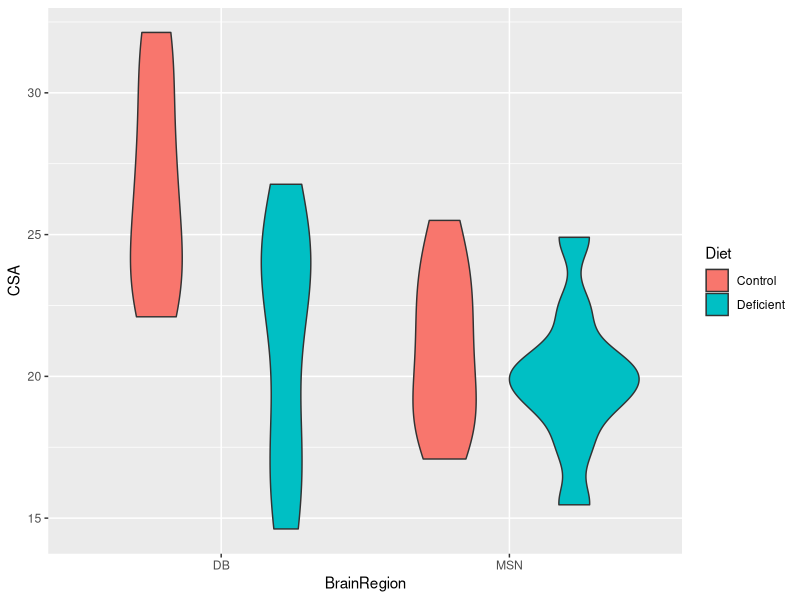
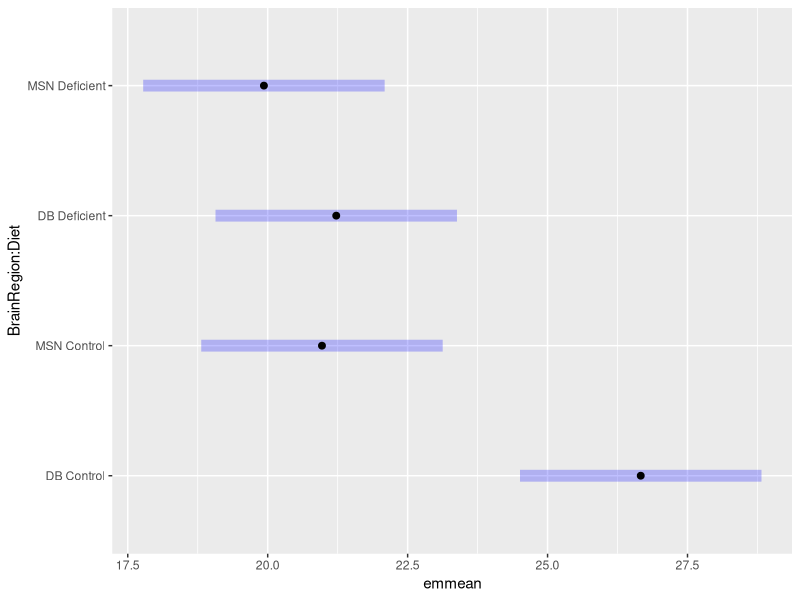
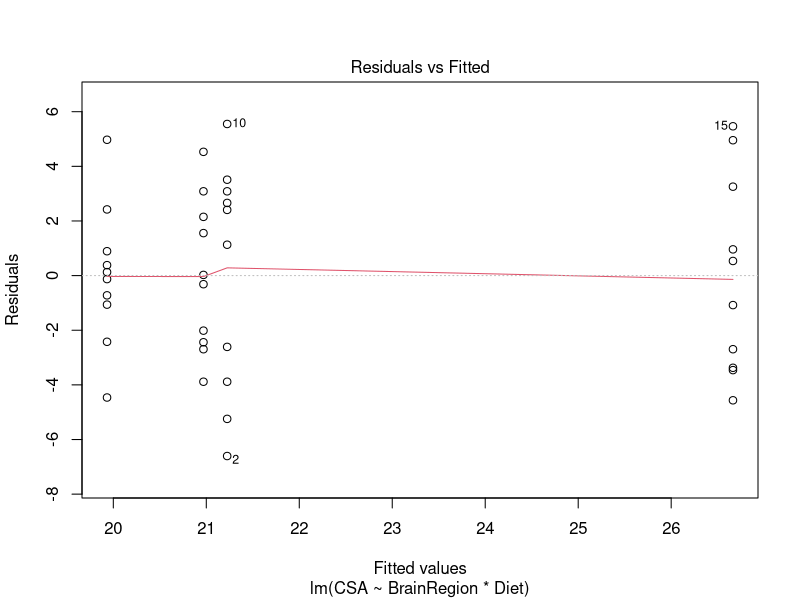
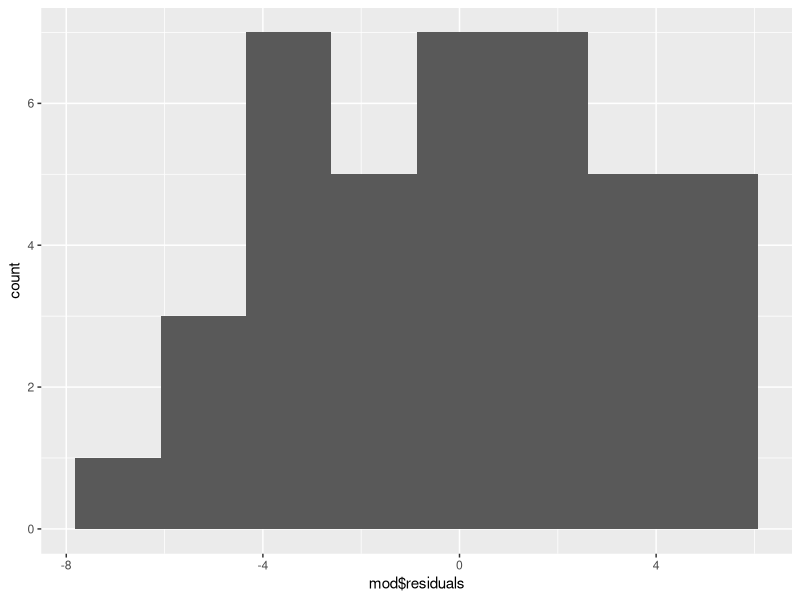
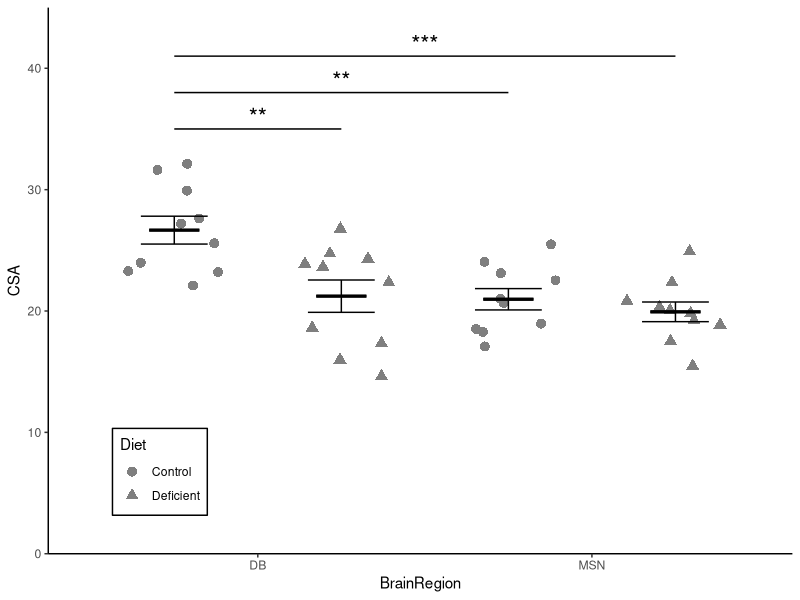
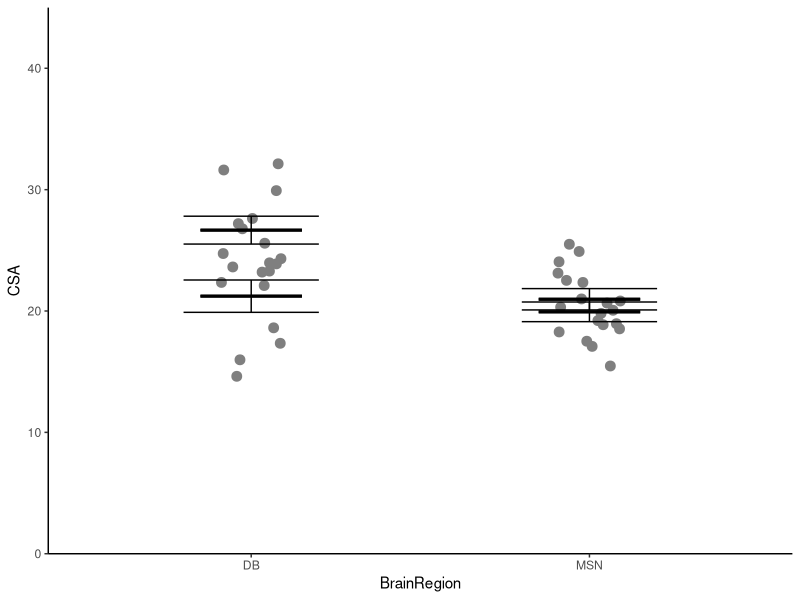
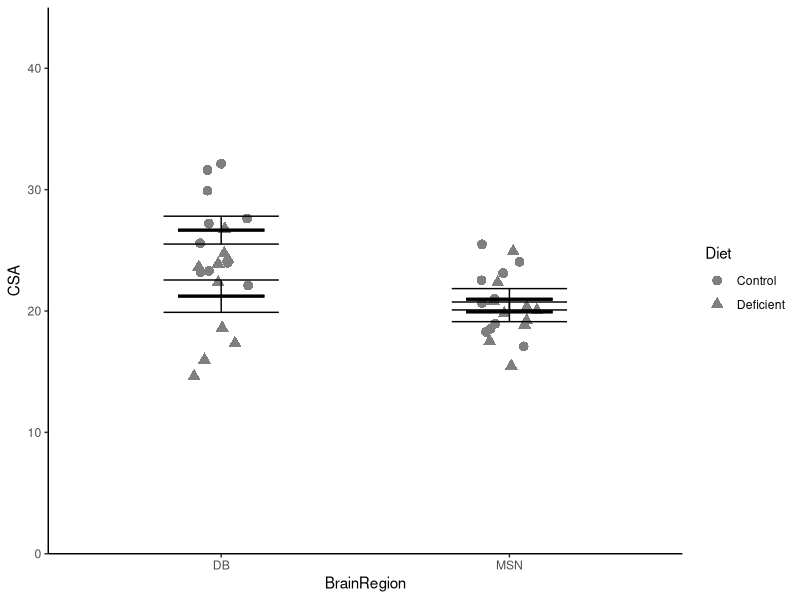
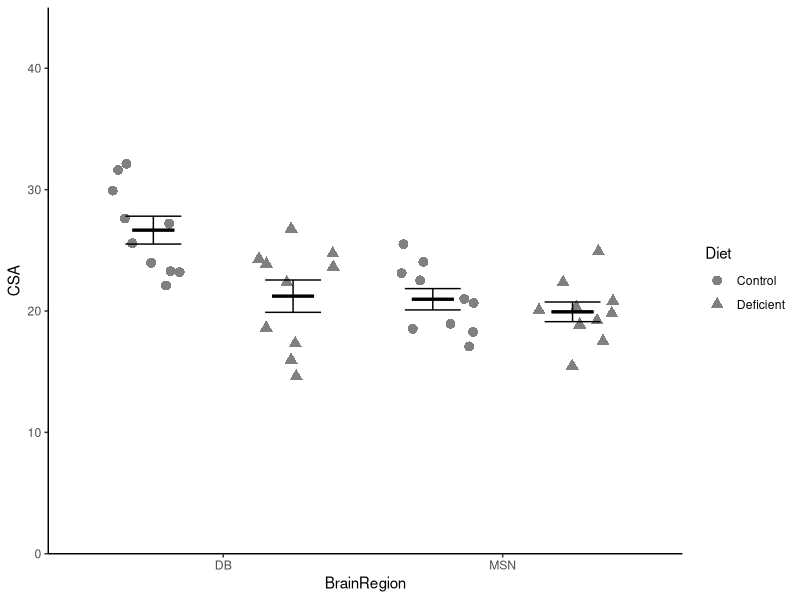

R code for these plots, in order:
## ---- chunk 1
#| include: false
library(tidyverse)
library(kableExtra)
## ---- chunk 2
#| include: false

#---CODING ANSWER---

# load the package
library(readxl)

excel_sheets("data-raw/neuron-csa.xlsx")
# There are two sheets in the file. Each sheet contains a different brain region

## ---- chunk 3
#| include: false

#---CODING ANSWER---

db <- read_excel("data-raw/neuron-csa.xlsx", sheet = "DB")
msn <- read_excel("data-raw/neuron-csa.xlsx", sheet = "MSN")
## ---- chunk 4
neuron <- bind_rows(db, msn)
## ---- chunk 5
ggplot(data = neuron, aes(x = BrainRegion, y = CSA, fill = Diet)) +
  geom_violin()
## ---- chunk 6
neuron_summary <- neuron  |> 
  group_by(BrainRegion, Diet) |> 
  summarise(mean = mean(CSA),
            std = sd(CSA),
            n = length(CSA),
            se = std/sqrt(n))

## ---- chunk 7
#| echo: false

knitr::kable(neuron_summary) |> 
  kableExtra::kable_styling()
## ---- chunk 8
mod <- lm(data = neuron, CSA ~ BrainRegion * Diet)
summary(mod)
## ---- chunk 9
anova(mod)
## ---- chunk 10
library(emmeans)
## ---- chunk 11
emmeans(mod, ~ BrainRegion * Diet) |> pairs()

## ---- chunk 12
emmeans(mod, ~ BrainRegion * Diet) |> plot()
## ---- chunk 13
#| include: false

#---CODING ANSWER-

plot(mod, which = 1)
## ---- chunk 14
#| include: false

#---CODING ANSWER-

ggplot(mapping = aes(x = mod$residuals)) + 
  geom_histogram(bins = 8)
## ---- chunk 15
#| include: false

#---CODING ANSWER-

shapiro.test(mod$residuals)
## ---- chunk 16
#| echo: false

ggplot() +
  geom_point(data = neuron, 
             aes(x = BrainRegion, y = CSA, shape = Diet),
             position = position_jitterdodge(dodge.width = 1,
                                             jitter.width = 0.3,
                                             jitter.height = 0),
             colour = "gray50",
             size = 3) +
  geom_errorbar(data = neuron_summary, 
                aes(x = BrainRegion, 
                    ymin = mean - se, 
                    ymax = mean + se,
                    group = Diet),
                width = 0.4, 
                position = position_dodge(width = 1)) +
  geom_errorbar(data = neuron_summary, 
                aes(x = BrainRegion, 
                    ymin = mean,
                    ymax = mean, 
                    group = Diet),
                width = 0.3, 
                linewidth = 1,
                position = position_dodge(width = 1) ) +
  scale_y_continuous(name = "CSA",
                     expand = c(0, 0),
                     limits = c(0, 45)) +
  scale_x_discrete(name = "BrainRegion") +
  # DB Control - DB Deficient **
  annotate("segment",
           x = 0.75, xend = 1.25,
           y = 35, yend = 35,
           colour = "black") +
  annotate("text",
           x = 1,  y = 36,
           label = "**", size = 6) +
  # Control.MSN - Control.DB **
  annotate("segment",
           x = 0.75, xend = 1.75,
           y = 38, yend = 38,
           colour = "black") +
  annotate("text", x = 1.25,  y = 39,
           label = "**", size = 6) +
  # DB Control - MSN Deficient  ***
  annotate("segment",
           x = 0.75, xend = 2.25,
           y = 41, yend = 41,
           colour = "black") +
  annotate("text", x = 1.5,  y = 42,
           label = "***", size = 6) +
  theme_classic() +
  theme(legend.position = "inside",
        legend.position.inside = c(0.15, 0.15),
        legend.background = element_rect(colour = "black"))

## ---- chunk 17
ggplot() +
  geom_point(data = neuron, 
             aes(x = BrainRegion, y = CSA),
             position = position_jitter(width = 0.1, height = 0),
             colour = "gray50",
             size = 3) +
  geom_errorbar(data = neuron_summary, 
                aes(x = BrainRegion, 
                    ymin = mean - se, 
                    ymax = mean + se),
                width = 0.4) +
  geom_errorbar(data = neuron_summary, 
                aes(x = BrainRegion, 
                    ymin = mean,
                    ymax = mean),
                width = 0.3, 
                linewidth = 1) +
  scale_y_continuous(name = "CSA",
                     expand = c(0, 0),
                     limits = c(0, 45)) +
  scale_x_discrete(name = "BrainRegion") +
  theme_classic() 

## ---- chunk 18
ggplot() +
  geom_point(data = neuron, 
             aes(x = BrainRegion, y = CSA, shape = Diet),
             position = position_jitter(width = 0.1, height = 0),
             colour = "gray50",
             size = 3) +
  geom_errorbar(data = neuron_summary, 
                aes(x = BrainRegion, 
                    ymin = mean - se, 
                    ymax = mean + se),
                width = 0.4) +
  geom_errorbar(data = neuron_summary, 
                aes(x = BrainRegion, 
                    ymin = mean,
                    ymax = mean),
                width = 0.3, 
                linewidth = 1) +
  scale_y_continuous(name = "CSA",
                     expand = c(0, 0),
                     limits = c(0, 45)) +
  scale_x_discrete(name = "BrainRegion") +
  theme_classic() 

## ---- chunk 19

ggplot() +
  geom_point(data = neuron, 
             aes(x = BrainRegion, y = CSA, shape = Diet),
             position = position_jitterdodge(dodge.width = 1,
                                             jitter.width = 0.3,
                                             jitter.height = 0),
             colour = "gray50",
             size = 3) +
  geom_errorbar(data = neuron_summary, 
                aes(x = BrainRegion, 
                    ymin = mean - se, 
                    ymax = mean + se,
                    group = Diet),
                width = 0.4,
                position = position_dodge(width = 1)) +
  geom_errorbar(data = neuron_summary, 
                aes(x = BrainRegion, 
                    ymin = mean,
                    ymax = mean,
                    group = Diet),
                width = 0.3, 
                linewidth = 1,
                position = position_dodge(width = 1)) +
  scale_y_continuous(name = "CSA",
                     expand = c(0, 0),
                     limits = c(0, 45)) +
  scale_x_discrete(name = "BrainRegion") +
  theme_classic() 

## ---- chunk 20
#| include: false

#---CODING ANSWER---

ggplot() +
  geom_point(data = neuron, 
             aes(x = BrainRegion, y = CSA, shape = Diet),
             position = position_jitterdodge(dodge.width = 1,
                                             jitter.width = 0.3,
                                             jitter.height = 0),
             colour = "gray50",
             size = 3) +
  geom_errorbar(data = neuron_summary, 
                aes(x = BrainRegion, 
                    ymin = mean - se, 
                    ymax = mean + se,
                    group = Diet),
                width = 0.4,
                position = position_dodge(width = 1)) +
  geom_errorbar(data = neuron_summary, 
                aes(x = BrainRegion, 
                    ymin = mean,
                    ymax = mean,
                    group = Diet),
                width = 0.3, 
                linewidth = 1,
                position = position_dodge(width = 1)) +
  scale_y_continuous(name = "CSA",
                     expand = c(0, 0),
                     limits = c(0, 45)) +
  scale_x_discrete(name = "BrainRegion") +
  # DB Control - DB Deficient **
  annotate("segment",
           x = 0.75, xend = 1.25,
           y = 35, yend = 35,
           colour = "black") +
  annotate("text",
           x = 1,  y = 36,
           label = "**", size = 6) +
  # Control.MSN - Control.DB **
  annotate("segment",
           x = 0.75, xend = 1.75,
           y = 38, yend = 38,
           colour = "black") +
  annotate("text", x = 1.25,  y = 39,
           label = "**", size = 6) +
  # DB Control - MSN Deficient  ***
  annotate("segment",
           x = 0.75, xend = 2.25,
           y = 41, yend = 41,
           colour = "black") +
  annotate("text", x = 1.5,  y = 42,
           label = "***", size = 6) +
  theme_classic() 

## ---- chunk 21
#| echo: false

#---CODING ANSWER---

# Assign the figure to a variable
fig1 <- ggplot() +
  geom_point(data = neuron, 
             aes(x = BrainRegion, y = CSA, shape = Diet),
             position = position_jitterdodge(dodge.width = 1,
                                             jitter.width = 0.3,
                                             jitter.height = 0),
             colour = "gray50",
             size = 3) +
  geom_errorbar(data = neuron_summary, 
                aes(x = BrainRegion, 
                    ymin = mean - se, 
                    ymax = mean + se,
                    group = Diet),
                width = 0.4, 
                position = position_dodge(width = 1)) +
  geom_errorbar(data = neuron_summary, 
                aes(x = BrainRegion, 
                    ymin = mean,
                    ymax = mean, 
                    group = Diet),
                width = 0.3, 
                linewidth = 1,
                position = position_dodge(width = 1) ) +
  scale_y_continuous(name = "CSA",
                     expand = c(0, 0),
                     limits = c(0, 45)) +
  scale_x_discrete(name = "BrainRegion") +
  # DB Control - DB Deficient **
  annotate("segment",
           x = 0.75, xend = 1.25,
           y = 35, yend = 35,
           colour = "black") +
  annotate("text",
           x = 1,  y = 36,
           label = "**", size = 6) +
  # Control.MSN - Control.DB **
  annotate("segment",
           x = 0.75, xend = 1.75,
           y = 38, yend = 38,
           colour = "black") +
  annotate("text", x = 1.25,  y = 39,
           label = "**", size = 6) +
  # DB Control - MSN Deficient  ***
  annotate("segment",
           x = 0.75, xend = 2.25,
           y = 41, yend = 41,
           colour = "black") +
  annotate("text", x = 1.5,  y = 42,
           label = "***", size = 6) +
  theme_classic() +
  theme(legend.position = "inside",
        legend.position.inside = c(0.15, 0.15),
        legend.background = element_rect(colour = "black"))

## ---- chunk 22
#| include: false

#---CODING ANSWER---

# save figure to figures/seal.png
ggsave("figures/neuron.png",
       plot = fig1,
       width = 4,
       height = 3.5,
       units = "in",
       dpi = 300)
